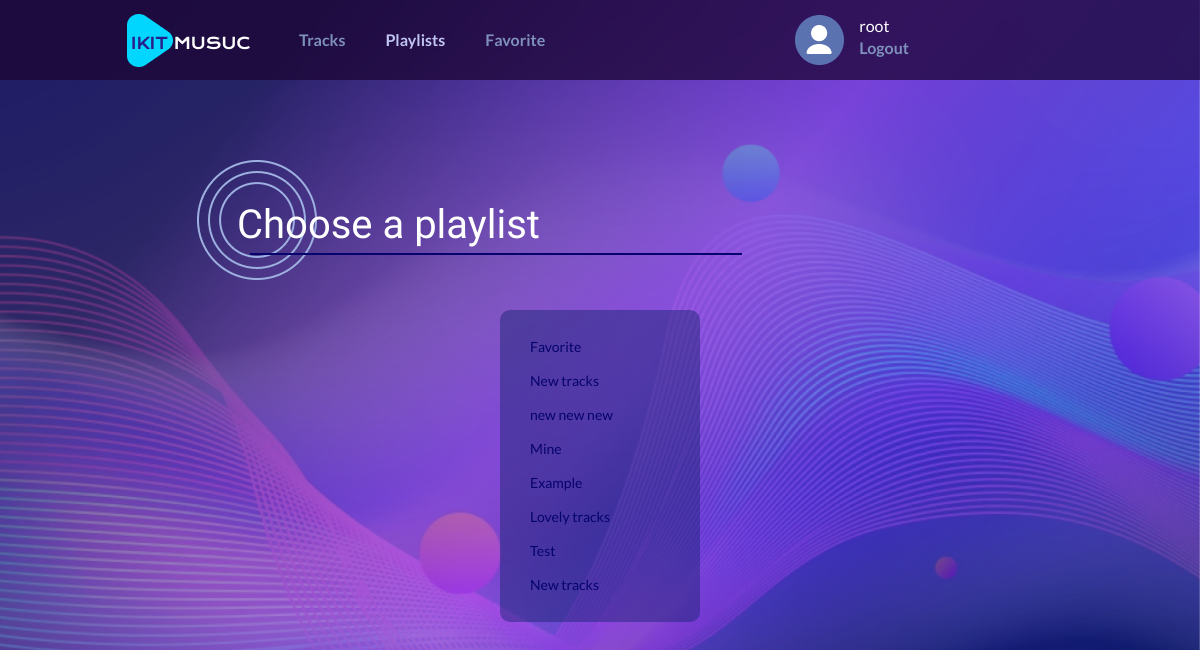
The page /add_track/2 (signed in) on the database as committed earlier.
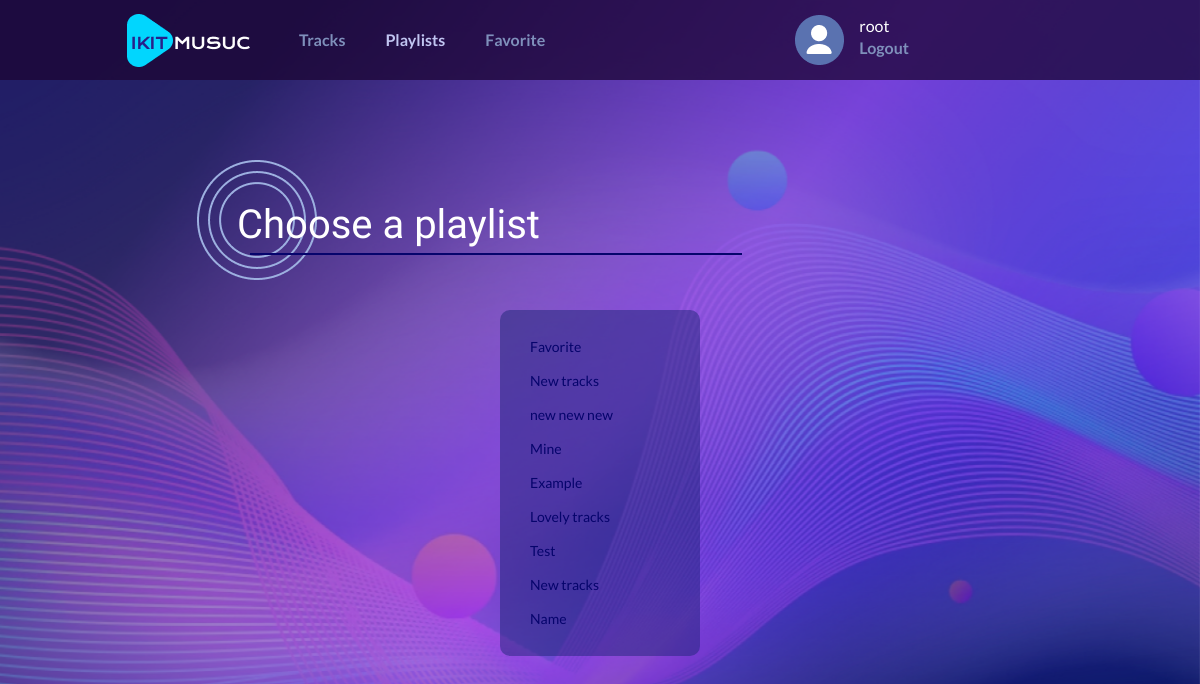
The same page on the database as committed later.
### music/models.py (models this page shows, shortened)
class Playlist(models.Model):
    owner = models.ForeignKey(User, on_delete=models.CASCADE)
    name = models.CharField(max_length=255, null=True)
    cover = models.ImageField(upload_to="photos/%Y/%m/%d/",
                              default="photos/2022/11/07/cover.png")
    description = models.CharField(max_length=500, null=True, blank=True)
    is_default = models.BooleanField(default=False)
    compositions = models.ManyToManyField(Composition,
                                          through='PlaylistsCompositions')

### music/views.py (the view)
# urls.py: path('add_track/<int:track_id>', choose_playlist, name="choose"),
def choose_playlist(request, track_id):
    if 'user_id' not in request.session:
        return redirect('login')
    user = User.objects.get(id=request.session['user_id'])
    playlists = Playlist.objects.all().filter(owner=user)
    track = Composition.objects.get(id=track_id)
    context = {
        'playlists': playlists,
        "track": track,
        'username': user.username,
    }
    return render(request, "music/choose.html", context)

### music/templates/music/choose.html (shortened to what this page needs)
{% load static %}
<!DOCTYPE html>
<html lang="en">
<head>
    <link rel="stylesheet"
          href="{% static 'music/css/tracks.css' %}">
</head>
    <body>
        <div class="wrapper">
            <header class="header">
                <div class="header__container container">
                    <a href="{% url 'home' %}" class="header__logo">
                        <img src="{% static 'music/img/logo.png' %}" alt="IKIT music">
                    </a>
                    <nav class="header__menu menu">
                        <ul class="menu__list">
                            <li>
                                <a href="{% url 'tracks' %}" class="menu__link">Tracks</a>
                            </li>
                            <li>
                                <a href="{% url 'home' %}" class="menu__link current__item">Playlists</a>
                            </li>
                            <li>
                                <a href="{% url 'favorite' %}" class="menu__link">Favorite</a>
                            </li>
                        </ul>
                        <div class="header__info">
                            <div class="header__user">
                                <img src="{% static 'music/img/user.png' %}" alt="profile">
                            </div>
                            <div class="user__info">
                                <div class="user__name">{{ username }}</div>
                                <a href="{% url 'logout' %}" class="menu__link">Logout</a>
                            </div>
                        </div>
                    </nav>
                </div>
            </header>
            <main class="page">
                <section class="page__main-block main-block">
                    <div class="main-block__container container">
                        <div class="main-block__body">
                            <h1 class="main-block__title">
                                Choose a playlist
                            </h1>
                            <div class="playlists">
                                <div class="playlists_container">
                                    {% for pl in playlists %}
                                    <div class="list-item">
                                        <a href="{% url 'add' track.pk pl.pk %}"
                                           class="list-link">
                                            {{ pl.name }}
                                        </a>
                                    </div>
                                    {% endfor %}
                                </div>
                            </div>
                        </div>
                    </div>
                </section>
            </main>
        </div>
    </body>
</html>

Rows that differ between the two databases and show on the page:
added Playlist: name "Name"
